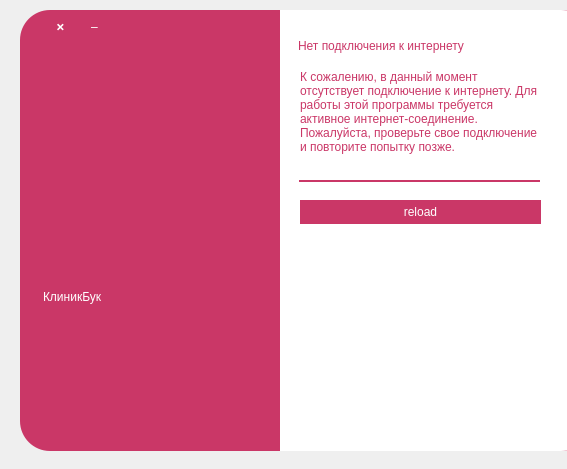
<?xml version="1.0" encoding="UTF-8"?>
<ui version="4.0">
 <class>MainWindow</class>
 <widget class="QWidget" name="MainWindow">
  <property name="geometry">
   <rect>
    <x>0</x>
    <y>0</y>
    <width>567</width>
    <height>469</height>
   </rect>
  </property>
  <property name="windowTitle">
   <string>Form</string>
  </property>
  <widget class="QFrame" name="MainBackground">
   <property name="enabled">
    <bool>true</bool>
   </property>
   <property name="geometry">
    <rect>
     <x>20</x>
     <y>10</y>
     <width>571</width>
     <height>441</height>
    </rect>
   </property>
   <property name="styleSheet">
    <string notr="true">QFrame {
	height:100%; margin:0;
	background-color: #ca3767;
	border-radius: 30px;
}</string>
   </property>
   <property name="frameShape">
    <enum>QFrame::StyledPanel</enum>
   </property>
   <property name="frameShadow">
    <enum>QFrame::Raised</enum>
   </property>
   <widget class="QFrame" name="WhiteColor">
    <property name="enabled">
     <bool>true</bool>
    </property>
    <property name="geometry">
     <rect>
      <x>260</x>
      <y>0</y>
      <width>311</width>
      <height>441</height>
     </rect>
    </property>
    <property name="cursor">
     <cursorShape>ArrowCursor</cursorShape>
    </property>
    <property name="mouseTracking">
     <bool>false</bool>
    </property>
    <property name="tabletTracking">
     <bool>false</bool>
    </property>
    <property name="focusPolicy">
     <enum>Qt::NoFocus</enum>
    </property>
    <property name="contextMenuPolicy">
     <enum>Qt::DefaultContextMenu</enum>
    </property>
    <property name="acceptDrops">
     <bool>false</bool>
    </property>
    <property name="styleSheet">
     <string notr="true">QFrame {
	border: 0;
	background-color: rgb(255, 255, 255);
	border-radius: 30px; 
}</string>
    </property>
    <property name="inputMethodHints">
     <set>Qt::ImhNone</set>
    </property>
    <property name="frameShape">
     <enum>QFrame::NoFrame</enum>
    </property>
    <property name="frameShadow">
     <enum>QFrame::Raised</enum>
    </property>
    <widget class="QFrame" name="frame">
     <property name="enabled">
      <bool>true</bool>
     </property>
     <property name="geometry">
      <rect>
       <x>0</x>
       <y>-10</y>
       <width>281</width>
       <height>481</height>
      </rect>
     </property>
     <property name="autoFillBackground">
      <bool>false</bool>
     </property>
     <property name="styleSheet">
      <string notr="true">QFrame {
	background-color: white;
	border: 0;
	border-radius: 0;
}</string>
     </property>
     <property name="locale">
      <locale language="Russian" country="Russia"/>
     </property>
     <property name="inputMethodHints">
      <set>Qt::ImhHiddenText</set>
     </property>
     <property name="frameShape">
      <enum>QFrame::StyledPanel</enum>
     </property>
     <property name="frameShadow">
      <enum>QFrame::Raised</enum>
     </property>
     <property name="lineWidth">
      <number>5</number>
     </property>
     <widget class="QLabel" name="MainText">
      <property name="geometry">
       <rect>
        <x>18</x>
        <y>30</y>
        <width>251</width>
        <height>31</height>
       </rect>
      </property>
      <property name="styleSheet">
       <string notr="true">QFrame {
	background-color: 0;
	color: #ca3767;
	font: 500 11pt &quot;Montserrat Medium&quot;;	
}
</string>
      </property>
      <property name="text">
       <string>Нет подключения к интернету</string>
      </property>
     </widget>
     <widget class="QPushButton" name="ReloadButton">
      <property name="geometry">
       <rect>
        <x>20</x>
        <y>200</y>
        <width>241</width>
        <height>24</height>
       </rect>
      </property>
      <property name="styleSheet">
       <string notr="true">QPushButton {
	background-color: #ca3767;
	color: white;
	border: 0;
	font: 500 10pt &quot;Montserrat Medium&quot;;	
}

QPushButton:hover {
	background-color: #CA378A;
}
</string>
      </property>
      <property name="text">
       <string>reload</string>
      </property>
     </widget>
     <widget class="QLabel" name="Texts">
      <property name="geometry">
       <rect>
        <x>20</x>
        <y>70</y>
        <width>241</width>
        <height>111</height>
       </rect>
      </property>
      <property name="focusPolicy">
       <enum>Qt::NoFocus</enum>
      </property>
      <property name="contextMenuPolicy">
       <enum>Qt::DefaultContextMenu</enum>
      </property>
      <property name="acceptDrops">
       <bool>false</bool>
      </property>
      <property name="styleSheet">
       <string notr="true">QFrame {
	background-color: 0;
	color: #ca3767;
	font: 500 9pt &quot;Montserrat Medium&quot;;	
}
</string>
      </property>
      <property name="frameShape">
       <enum>QFrame::NoFrame</enum>
      </property>
      <property name="frameShadow">
       <enum>QFrame::Plain</enum>
      </property>
      <property name="text">
       <string>К сожалению, в данный момент отсутствует подключение к интернету. Для работы этой программы требуется активное интернет-соединение. Пожалуйста, проверьте свое подключение и повторите попытку позже.</string>
      </property>
      <property name="textFormat">
       <enum>Qt::AutoText</enum>
      </property>
      <property name="scaledContents">
       <bool>false</bool>
      </property>
      <property name="alignment">
       <set>Qt::AlignLeading|Qt::AlignLeft|Qt::AlignTop</set>
      </property>
      <property name="wordWrap">
       <bool>true</bool>
      </property>
      <property name="openExternalLinks">
       <bool>false</bool>
      </property>
      <property name="textInteractionFlags">
       <set>Qt::LinksAccessibleByMouse</set>
      </property>
     </widget>
     <widget class="Line" name="line">
      <property name="windowModality">
       <enum>Qt::NonModal</enum>
      </property>
      <property name="geometry">
       <rect>
        <x>19</x>
        <y>180</y>
        <width>241</width>
        <height>2</height>
       </rect>
      </property>
      <property name="styleSheet">
       <string notr="true">QFrame {
	background-color: #ca3767;
}
</string>
      </property>
      <property name="orientation">
       <enum>Qt::Horizontal</enum>
      </property>
     </widget>
    </widget>
   </widget>
   <widget class="QFrame" name="frame_2">
    <property name="geometry">
     <rect>
      <x>55</x>
      <y>96</y>
      <width>151</width>
      <height>171</height>
     </rect>
    </property>
    <property name="styleSheet">
     <string notr="true">QFrame {
	background-color: rgba(255, 255, 255, 0);
	image: url(:/appIcon.png);
}</string>
    </property>
    <property name="frameShape">
     <enum>QFrame::StyledPanel</enum>
    </property>
    <property name="frameShadow">
     <enum>QFrame::Raised</enum>
    </property>
   </widget>
   <widget class="QLabel" name="ClinicBook">
    <property name="geometry">
     <rect>
      <x>23</x>
      <y>246</y>
      <width>220</width>
      <height>81</height>
     </rect>
    </property>
    <property name="styleSheet">
     <string notr="true">QFrame {
	background-color: 0;
	color: white;
	font: 500 28pt &quot;Montserrat Medium&quot;;	
}
</string>
    </property>
    <property name="text">
     <string>КлиникБук</string>
    </property>
   </widget>
   <widget class="QPushButton" name="CloseProgram">
    <property name="geometry">
     <rect>
      <x>25</x>
      <y>1</y>
      <width>31</width>
      <height>31</height>
     </rect>
    </property>
    <property name="styleSheet">
     <string notr="true">QPushButton {
	border: 0;
	color: white;
	font: 15pt &quot;Segoe UI&quot;;
}

QPushButton:hover {
	border-radius: 7px;
	background-color: #a85973;
}
</string>
    </property>
    <property name="text">
     <string>🞬</string>
    </property>
   </widget>
   <widget class="QPushButton" name="HideProgram">
    <property name="geometry">
     <rect>
      <x>59</x>
      <y>1</y>
      <width>31</width>
      <height>31</height>
     </rect>
    </property>
    <property name="cursor">
     <cursorShape>ArrowCursor</cursorShape>
    </property>
    <property name="contextMenuPolicy">
     <enum>Qt::DefaultContextMenu</enum>
    </property>
    <property name="styleSheet">
     <string notr="true">QPushButton {
	border: 0;
	color: white;
	font: 900 15pt &quot;Segoe UI&quot;;
}

QPushButton:hover {
	border-radius: 7px;
	background-color: #a85973;
}</string>
    </property>
    <property name="text">
     <string>–</string>
    </property>
    <property name="checkable">
     <bool>false</bool>
    </property>
    <property name="checked">
     <bool>false</bool>
    </property>
    <property name="autoRepeat">
     <bool>false</bool>
    </property>
    <property name="autoExclusive">
     <bool>false</bool>
    </property>
    <property name="autoDefault">
     <bool>false</bool>
    </property>
   </widget>
  </widget>
 </widget>
 <resources>
  <include location="source.qrc"/>
 </resources>
 <connections/>
</ui>
